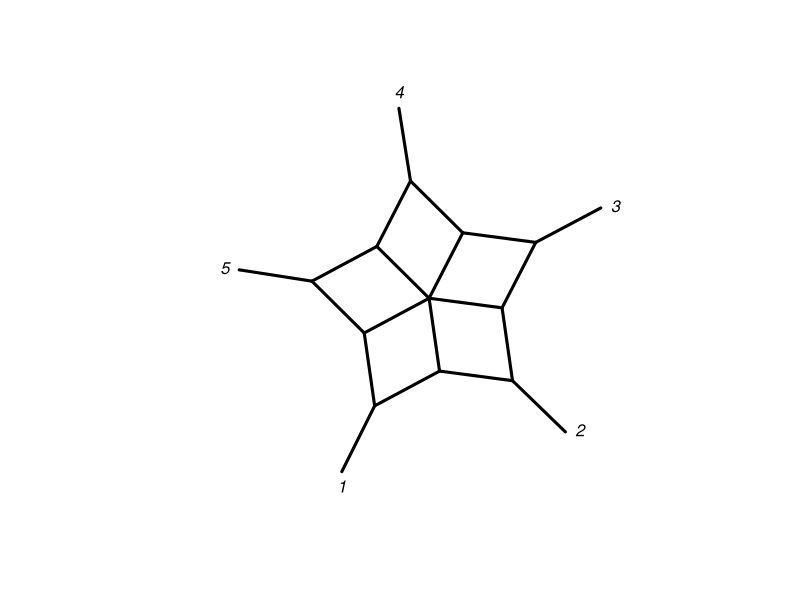

Write the R code that produced this figure.
library(phangorn)


### Name: allSplits
### Title: Splits representation of graphs and trees.
### Aliases: allSplits allCircularSplits as.splits splits as.Matrix
###   distinct.splits as.phylo.splits addTrivialSplits removeTrivialSplits
###   matchSplits as.matrix.splits as.Matrix.splits print.splits c.splits
###   unique.splits as.splits.phylo as.splits.multiPhylo as.splits.networx
###   as.prop.part.splits as.bitsplits.splits compatible
### Keywords: cluster

### ** Examples


(sp <- as.splits(rtree(5)))
write.nexus.splits(sp)
spl <- allCircularSplits(5)
plot(as.networx(spl), "2D")
